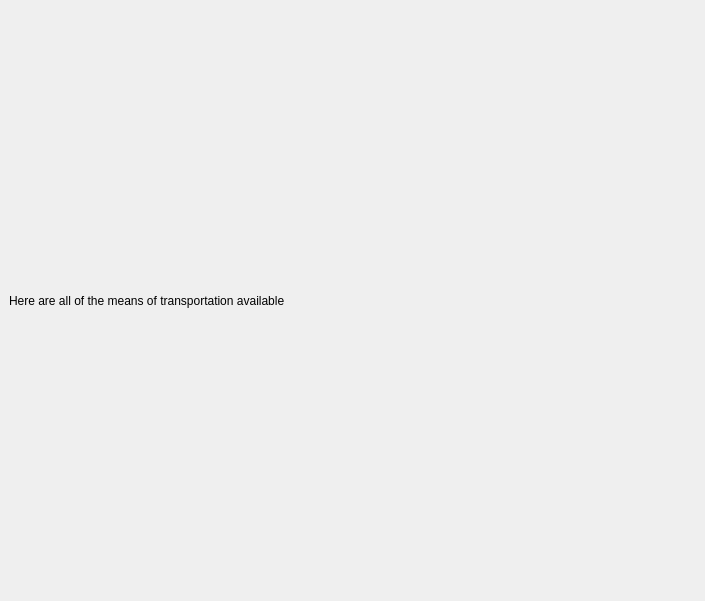
<?xml version="1.0" encoding="UTF-8"?>
<ui version="4.0">
 <class>transportationDisplay</class>
 <widget class="QWidget" name="transportationDisplay">
  <property name="geometry">
   <rect>
    <x>0</x>
    <y>0</y>
    <width>705</width>
    <height>601</height>
   </rect>
  </property>
  <property name="windowTitle">
   <string>Form</string>
  </property>
  <layout class="QGridLayout" name="gridLayout">
   <property name="leftMargin">
    <number>0</number>
   </property>
   <property name="topMargin">
    <number>0</number>
   </property>
   <property name="rightMargin">
    <number>0</number>
   </property>
   <property name="bottomMargin">
    <number>0</number>
   </property>
   <item row="0" column="0">
    <widget class="QWidget" name="container" native="true">
     <layout class="QVBoxLayout" name="verticalLayout">
      <item>
       <widget class="QLabel" name="label">
        <property name="text">
         <string>Here are all of the means of transportation available</string>
        </property>
       </widget>
      </item>
     </layout>
    </widget>
   </item>
  </layout>
 </widget>
 <resources/>
 <connections/>
</ui>
